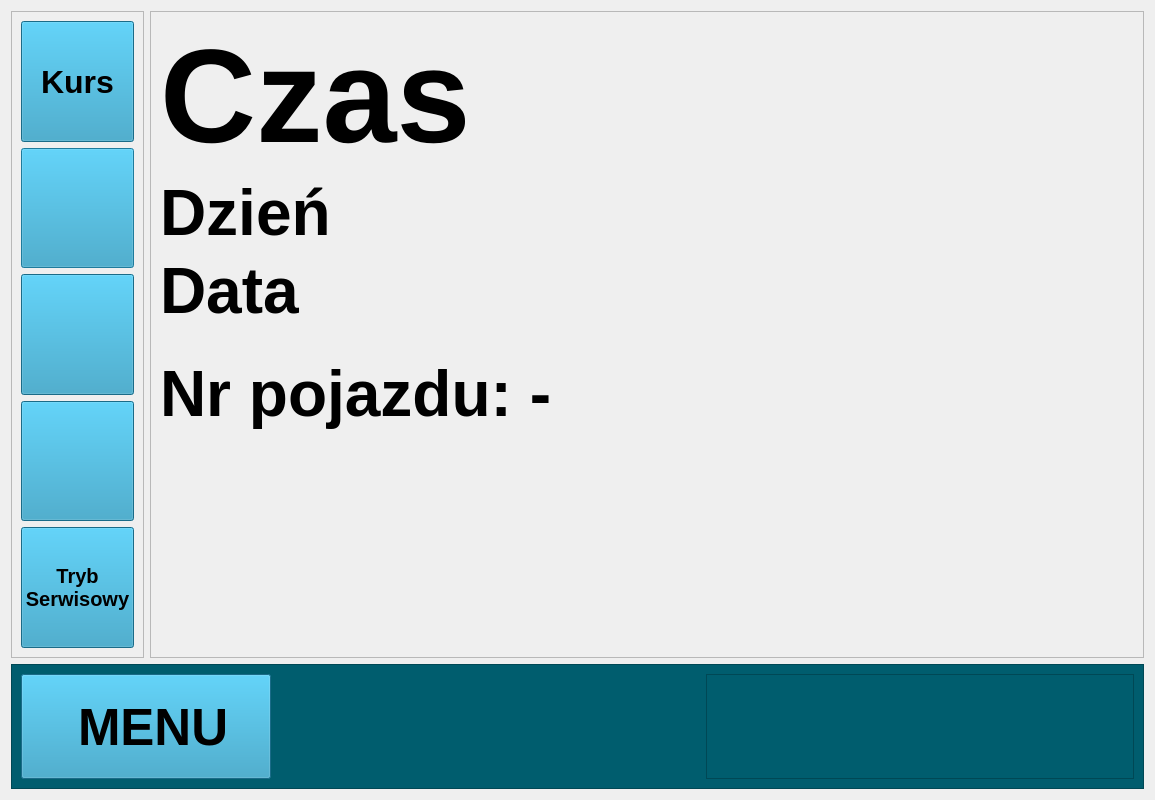
<?xml version="1.0" encoding="UTF-8"?>
<ui version="4.0">
 <class>Form</class>
 <widget class="QWidget" name="Form">
  <property name="geometry">
   <rect>
    <x>0</x>
    <y>0</y>
    <width>1155</width>
    <height>800</height>
   </rect>
  </property>
  <property name="windowTitle">
   <string>Form</string>
  </property>
  <layout class="QFormLayout" name="formLayout">
   <item row="0" column="1">
    <widget class="QFrame" name="frMain">
     <property name="sizePolicy">
      <sizepolicy hsizetype="Expanding" vsizetype="Expanding">
       <horstretch>1</horstretch>
       <verstretch>0</verstretch>
      </sizepolicy>
     </property>
     <property name="maximumSize">
      <size>
       <width>16777215</width>
       <height>16777215</height>
      </size>
     </property>
     <property name="font">
      <font>
       <pointsize>34</pointsize>
       <bold>true</bold>
      </font>
     </property>
     <property name="frameShape">
      <enum>QFrame::Shape::StyledPanel</enum>
     </property>
     <property name="frameShadow">
      <enum>QFrame::Shadow::Raised</enum>
     </property>
     <layout class="QVBoxLayout" name="verticalLayout_2">
      <item>
       <widget class="QLabel" name="lbTime">
        <property name="sizePolicy">
         <sizepolicy hsizetype="Preferred" vsizetype="Preferred">
          <horstretch>0</horstretch>
          <verstretch>0</verstretch>
         </sizepolicy>
        </property>
        <property name="font">
         <font>
          <pointsize>100</pointsize>
          <bold>true</bold>
          <kerning>true</kerning>
         </font>
        </property>
        <property name="text">
         <string>Czas</string>
        </property>
       </widget>
      </item>
      <item>
       <widget class="QLabel" name="lbDay">
        <property name="sizePolicy">
         <sizepolicy hsizetype="Preferred" vsizetype="Preferred">
          <horstretch>0</horstretch>
          <verstretch>0</verstretch>
         </sizepolicy>
        </property>
        <property name="font">
         <font>
          <pointsize>48</pointsize>
          <bold>true</bold>
         </font>
        </property>
        <property name="text">
         <string>Dzień</string>
        </property>
       </widget>
      </item>
      <item>
       <widget class="QLabel" name="lbDate">
        <property name="sizePolicy">
         <sizepolicy hsizetype="Preferred" vsizetype="Preferred">
          <horstretch>0</horstretch>
          <verstretch>0</verstretch>
         </sizepolicy>
        </property>
        <property name="font">
         <font>
          <pointsize>48</pointsize>
          <bold>true</bold>
         </font>
        </property>
        <property name="text">
         <string>Data</string>
        </property>
       </widget>
      </item>
      <item>
       <spacer name="verticalSpacer_2">
        <property name="orientation">
         <enum>Qt::Orientation::Vertical</enum>
        </property>
        <property name="sizeType">
         <enum>QSizePolicy::Policy::Fixed</enum>
        </property>
        <property name="sizeHint" stdset="0">
         <size>
          <width>50</width>
          <height>25</height>
         </size>
        </property>
       </spacer>
      </item>
      <item>
       <widget class="QLabel" name="lbVehNumber">
        <property name="sizePolicy">
         <sizepolicy hsizetype="Preferred" vsizetype="Preferred">
          <horstretch>0</horstretch>
          <verstretch>0</verstretch>
         </sizepolicy>
        </property>
        <property name="font">
         <font>
          <pointsize>48</pointsize>
          <bold>true</bold>
         </font>
        </property>
        <property name="text">
         <string>Nr pojazdu: -</string>
        </property>
       </widget>
      </item>
      <item>
       <spacer name="verticalSpacer">
        <property name="orientation">
         <enum>Qt::Orientation::Vertical</enum>
        </property>
        <property name="sizeHint" stdset="0">
         <size>
          <width>20</width>
          <height>40</height>
         </size>
        </property>
       </spacer>
      </item>
     </layout>
    </widget>
   </item>
   <item row="1" column="0" colspan="2">
    <widget class="QFrame" name="frBottomBar">
     <property name="sizePolicy">
      <sizepolicy hsizetype="Expanding" vsizetype="Preferred">
       <horstretch>0</horstretch>
       <verstretch>0</verstretch>
      </sizepolicy>
     </property>
     <property name="minimumSize">
      <size>
       <width>0</width>
       <height>125</height>
      </size>
     </property>
     <property name="baseSize">
      <size>
       <width>0</width>
       <height>0</height>
      </size>
     </property>
     <property name="styleSheet">
      <string notr="true">background-color: rgb(0, 93, 110);</string>
     </property>
     <property name="frameShape">
      <enum>QFrame::Shape::StyledPanel</enum>
     </property>
     <property name="frameShadow">
      <enum>QFrame::Shadow::Raised</enum>
     </property>
     <layout class="QHBoxLayout" name="horizontalLayout">
      <item>
       <widget class="QPushButton" name="btMenu">
        <property name="sizePolicy">
         <sizepolicy hsizetype="Minimum" vsizetype="Preferred">
          <horstretch>0</horstretch>
          <verstretch>0</verstretch>
         </sizepolicy>
        </property>
        <property name="minimumSize">
         <size>
          <width>250</width>
          <height>0</height>
         </size>
        </property>
        <property name="font">
         <font>
          <pointsize>38</pointsize>
          <bold>true</bold>
         </font>
        </property>
        <property name="styleSheet">
         <string notr="true">background-color: rgb(37, 150, 190);</string>
        </property>
        <property name="text">
         <string> MENU</string>
        </property>
        <property name="icon">
         <iconset>
          <normaloff>img/menu.svg</normaloff>img/menu.svg</iconset>
        </property>
        <property name="iconSize">
         <size>
          <width>56</width>
          <height>56</height>
         </size>
        </property>
       </widget>
      </item>
      <item>
       <spacer name="horizontalSpacer">
        <property name="orientation">
         <enum>Qt::Orientation::Horizontal</enum>
        </property>
        <property name="sizeHint" stdset="0">
         <size>
          <width>10</width>
          <height>20</height>
         </size>
        </property>
       </spacer>
      </item>
      <item>
       <widget class="QFrame" name="frStatusIcons">
        <property name="sizePolicy">
         <sizepolicy hsizetype="Expanding" vsizetype="Preferred">
          <horstretch>0</horstretch>
          <verstretch>0</verstretch>
         </sizepolicy>
        </property>
        <property name="minimumSize">
         <size>
          <width>200</width>
          <height>0</height>
         </size>
        </property>
        <property name="frameShape">
         <enum>QFrame::Shape::StyledPanel</enum>
        </property>
        <property name="frameShadow">
         <enum>QFrame::Shadow::Raised</enum>
        </property>
       </widget>
      </item>
     </layout>
    </widget>
   </item>
   <item row="0" column="0">
    <widget class="QFrame" name="frLeftBar">
     <property name="sizePolicy">
      <sizepolicy hsizetype="Preferred" vsizetype="Expanding">
       <horstretch>0</horstretch>
       <verstretch>0</verstretch>
      </sizepolicy>
     </property>
     <property name="minimumSize">
      <size>
       <width>0</width>
       <height>0</height>
      </size>
     </property>
     <property name="frameShape">
      <enum>QFrame::Shape::StyledPanel</enum>
     </property>
     <property name="frameShadow">
      <enum>QFrame::Shadow::Raised</enum>
     </property>
     <layout class="QVBoxLayout" name="verticalLayout">
      <item>
       <widget class="QPushButton" name="btKurs">
        <property name="sizePolicy">
         <sizepolicy hsizetype="Expanding" vsizetype="Expanding">
          <horstretch>0</horstretch>
          <verstretch>0</verstretch>
         </sizepolicy>
        </property>
        <property name="minimumSize">
         <size>
          <width>0</width>
          <height>0</height>
         </size>
        </property>
        <property name="maximumSize">
         <size>
          <width>16777215</width>
          <height>16777215</height>
         </size>
        </property>
        <property name="font">
         <font>
          <pointsize>24</pointsize>
          <bold>true</bold>
         </font>
        </property>
        <property name="styleSheet">
         <string notr="true">background-color: rgb(37, 150, 190);</string>
        </property>
        <property name="text">
         <string>Kurs</string>
        </property>
        <property name="iconSize">
         <size>
          <width>64</width>
          <height>64</height>
         </size>
        </property>
       </widget>
      </item>
      <item>
       <widget class="QPushButton" name="btKas">
        <property name="enabled">
         <bool>false</bool>
        </property>
        <property name="sizePolicy">
         <sizepolicy hsizetype="Expanding" vsizetype="Expanding">
          <horstretch>0</horstretch>
          <verstretch>0</verstretch>
         </sizepolicy>
        </property>
        <property name="minimumSize">
         <size>
          <width>0</width>
          <height>0</height>
         </size>
        </property>
        <property name="maximumSize">
         <size>
          <width>16777215</width>
          <height>16777215</height>
         </size>
        </property>
        <property name="font">
         <font>
          <pointsize>24</pointsize>
          <bold>true</bold>
         </font>
        </property>
        <property name="styleSheet">
         <string notr="true">background-color: rgb(37, 150, 190);</string>
        </property>
        <property name="text">
         <string/>
        </property>
        <property name="icon">
         <iconset>
          <normaloff>img/kas.svg</normaloff>img/kas.svg</iconset>
        </property>
        <property name="iconSize">
         <size>
          <width>64</width>
          <height>64</height>
         </size>
        </property>
       </widget>
      </item>
      <item>
       <widget class="QPushButton" name="btCCTV">
        <property name="sizePolicy">
         <sizepolicy hsizetype="Expanding" vsizetype="Expanding">
          <horstretch>0</horstretch>
          <verstretch>0</verstretch>
         </sizepolicy>
        </property>
        <property name="minimumSize">
         <size>
          <width>0</width>
          <height>0</height>
         </size>
        </property>
        <property name="maximumSize">
         <size>
          <width>16777215</width>
          <height>16777215</height>
         </size>
        </property>
        <property name="font">
         <font>
          <pointsize>24</pointsize>
         </font>
        </property>
        <property name="styleSheet">
         <string notr="true">background-color: rgb(37, 150, 190);</string>
        </property>
        <property name="text">
         <string/>
        </property>
        <property name="icon">
         <iconset>
          <normaloff>img/cctv.svg</normaloff>img/cctv.svg</iconset>
        </property>
        <property name="iconSize">
         <size>
          <width>64</width>
          <height>64</height>
         </size>
        </property>
       </widget>
      </item>
      <item>
       <widget class="QPushButton" name="btVol">
        <property name="sizePolicy">
         <sizepolicy hsizetype="Expanding" vsizetype="Expanding">
          <horstretch>0</horstretch>
          <verstretch>0</verstretch>
         </sizepolicy>
        </property>
        <property name="minimumSize">
         <size>
          <width>0</width>
          <height>0</height>
         </size>
        </property>
        <property name="maximumSize">
         <size>
          <width>16777215</width>
          <height>16777215</height>
         </size>
        </property>
        <property name="font">
         <font>
          <pointsize>24</pointsize>
         </font>
        </property>
        <property name="styleSheet">
         <string notr="true">background-color: rgb(37, 150, 190);</string>
        </property>
        <property name="text">
         <string/>
        </property>
        <property name="icon">
         <iconset>
          <normaloff>img/spk.svg</normaloff>img/spk.svg</iconset>
        </property>
        <property name="iconSize">
         <size>
          <width>64</width>
          <height>64</height>
         </size>
        </property>
       </widget>
      </item>
      <item>
       <widget class="QPushButton" name="btSerwis">
        <property name="sizePolicy">
         <sizepolicy hsizetype="Expanding" vsizetype="Expanding">
          <horstretch>0</horstretch>
          <verstretch>0</verstretch>
         </sizepolicy>
        </property>
        <property name="minimumSize">
         <size>
          <width>0</width>
          <height>0</height>
         </size>
        </property>
        <property name="maximumSize">
         <size>
          <width>16777215</width>
          <height>16777215</height>
         </size>
        </property>
        <property name="font">
         <font>
          <pointsize>15</pointsize>
          <bold>true</bold>
          <underline>false</underline>
         </font>
        </property>
        <property name="autoFillBackground">
         <bool>false</bool>
        </property>
        <property name="styleSheet">
         <string notr="true">background-color: rgb(37, 150, 190);</string>
        </property>
        <property name="text">
         <string>Tryb
Serwisowy</string>
        </property>
        <property name="iconSize">
         <size>
          <width>64</width>
          <height>64</height>
         </size>
        </property>
        <property name="flat">
         <bool>false</bool>
        </property>
       </widget>
      </item>
     </layout>
    </widget>
   </item>
  </layout>
 </widget>
 <resources/>
 <connections/>
</ui>
